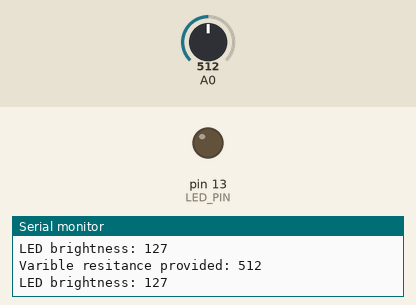
Recording of a sketch running on a simulated Arduino Uno, built with avr-gcc and run on an emulated ATmega328P. Parts: output pins drawn as LEDs (lit = HIGH), the last lines printed to the serial monitor. The test bench sets the inputs (shaded band); at power-on: A0 = 512.

Above: at 1.3 s.
1.4 s: A0 set to 530
At 1.8 s:
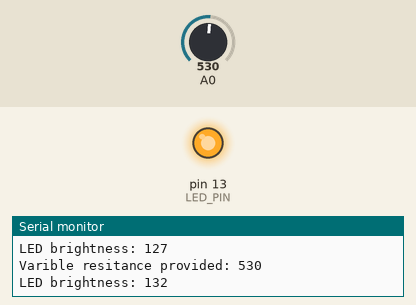
3.0 s: A0 set to 511
At 4.2 s:
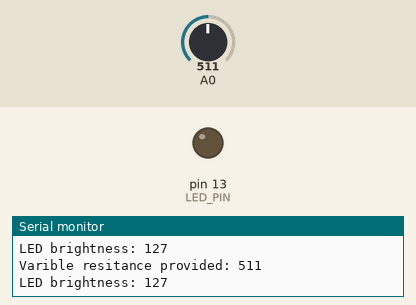
4.5 s: A0 set to 716
At 5.5 s:
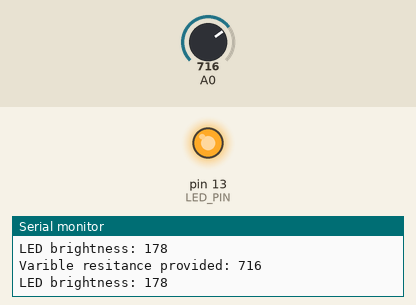
Timing chart, 0 to 7.5 s (numbered marks = the images above; inputs shaded):
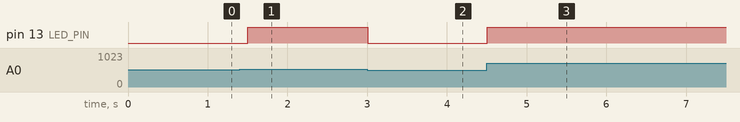

The sketch:

Task1.1P.ino
```cpp
// Sense Think Act in Tinkercad ,
// led brightness changes according to changes in
// potentiometer values


// Define LED pin
#define LED_PIN 13

void setup() {
  // Initialize serial communication
  Serial.begin(9600);
  // Configure LED pin as output
  pinMode(LED_PIN, OUTPUT);
}

void loop() {
  //  Read the analog value from the potentiometer (sensor)

  int sensorValue = analogRead(A0);

  // Print sensor value to serial monitor
  Serial.print("Varible resitance provided: ");
  Serial.println(sensorValue);

  // Determine LED brightness based on sensor value
  // Map the sensor value (0-1023) to LED brightness range (0-255)
  int ledBrightness = map(sensorValue, 0, 1023, 0, 255);

  // Control LED brightness using PWM
  analogWrite(LED_PIN, ledBrightness);

   // Print sensor value to serial monitor
  Serial.print("LED brightness: ");
  Serial.println(ledBrightness);


  // Small delay
  delay(500);
}
```

Measured:
- the behaviour switches between 513 and 514 on A0 (found by bisection; images 0 and 1)
- after the input at 1.4 s, pin 13 (LED_PIN): LOW → HIGH after 0.10 s
- after the input at 3.0 s, pin 13 (LED_PIN): HIGH → LOW at once
- after the input at 4.5 s, pin 13 (LED_PIN): LOW → HIGH at once
